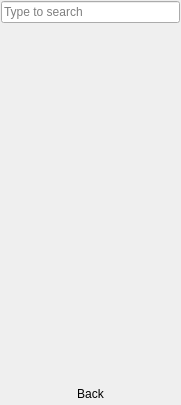
<?xml version="1.0" encoding="UTF-8"?>
<ui version="4.0">
 <class>StartMenu</class>
 <widget class="QWidget" name="StartMenu">
  <property name="geometry">
   <rect>
    <x>0</x>
    <y>0</y>
    <width>181</width>
    <height>405</height>
   </rect>
  </property>
  <property name="windowTitle">
   <string>Form</string>
  </property>
  <property name="styleSheet">
   <string notr="true">QScrollArea{background: transparent; border: none; }</string>
  </property>
  <layout class="QVBoxLayout" name="verticalLayout">
   <property name="spacing">
    <number>2</number>
   </property>
   <property name="leftMargin">
    <number>1</number>
   </property>
   <property name="topMargin">
    <number>1</number>
   </property>
   <property name="rightMargin">
    <number>1</number>
   </property>
   <property name="bottomMargin">
    <number>1</number>
   </property>
   <item>
    <widget class="QLineEdit" name="line_search">
     <property name="placeholderText">
      <string>Type to search</string>
     </property>
    </widget>
   </item>
   <item>
    <widget class="QStackedWidget" name="stackedWidget">
     <property name="currentIndex">
      <number>4</number>
     </property>
     <widget class="QWidget" name="page_main">
      <layout class="QVBoxLayout" name="verticalLayout_2">
       <property name="spacing">
        <number>2</number>
       </property>
       <property name="leftMargin">
        <number>0</number>
       </property>
       <property name="topMargin">
        <number>0</number>
       </property>
       <property name="rightMargin">
        <number>0</number>
       </property>
       <property name="bottomMargin">
        <number>0</number>
       </property>
       <item>
        <layout class="QHBoxLayout" name="horizontalLayout">
         <item>
          <widget class="QLabel" name="label_status_battery">
           <property name="sizePolicy">
            <sizepolicy hsizetype="Minimum" vsizetype="Preferred">
             <horstretch>0</horstretch>
             <verstretch>0</verstretch>
            </sizepolicy>
           </property>
           <property name="text">
            <string notr="true">bat%</string>
           </property>
          </widget>
         </item>
         <item>
          <widget class="QLabel" name="label_status_network">
           <property name="text">
            <string notr="true">netstat</string>
           </property>
          </widget>
         </item>
         <item>
          <widget class="QLabel" name="label_status">
           <property name="sizePolicy">
            <sizepolicy hsizetype="Expanding" vsizetype="Preferred">
             <horstretch>0</horstretch>
             <verstretch>0</verstretch>
            </sizepolicy>
           </property>
           <property name="text">
            <string notr="true"/>
           </property>
           <property name="alignment">
            <set>Qt::AlignRight|Qt::AlignTrailing|Qt::AlignVCenter</set>
           </property>
          </widget>
         </item>
        </layout>
       </item>
       <item>
        <widget class="Line" name="line_14">
         <property name="orientation">
          <enum>Qt::Horizontal</enum>
         </property>
        </widget>
       </item>
       <item>
        <widget class="QScrollArea" name="scroll_favs">
         <property name="contextMenuPolicy">
          <enum>Qt::CustomContextMenu</enum>
         </property>
         <property name="styleSheet">
          <string notr="true"/>
         </property>
         <property name="frameShape">
          <enum>QFrame::NoFrame</enum>
         </property>
         <property name="frameShadow">
          <enum>QFrame::Plain</enum>
         </property>
         <property name="verticalScrollBarPolicy">
          <enum>Qt::ScrollBarAsNeeded</enum>
         </property>
         <property name="horizontalScrollBarPolicy">
          <enum>Qt::ScrollBarAlwaysOff</enum>
         </property>
         <property name="sizeAdjustPolicy">
          <enum>QAbstractScrollArea::AdjustToContents</enum>
         </property>
         <property name="widgetResizable">
          <bool>true</bool>
         </property>
         <property name="alignment">
          <set>Qt::AlignLeading|Qt::AlignLeft|Qt::AlignTop</set>
         </property>
         <widget class="QWidget" name="scrollAreaWidgetContents">
          <property name="geometry">
           <rect>
            <x>0</x>
            <y>0</y>
            <width>179</width>
            <height>177</height>
           </rect>
          </property>
         </widget>
        </widget>
       </item>
       <item>
        <widget class="Line" name="line_3">
         <property name="orientation">
          <enum>Qt::Horizontal</enum>
         </property>
        </widget>
       </item>
       <item>
        <widget class="QToolButton" name="tool_launch_fm">
         <property name="sizePolicy">
          <sizepolicy hsizetype="Preferred" vsizetype="Fixed">
           <horstretch>0</horstretch>
           <verstretch>0</verstretch>
          </sizepolicy>
         </property>
         <property name="focusPolicy">
          <enum>Qt::NoFocus</enum>
         </property>
         <property name="text">
          <string>Browse Files</string>
         </property>
         <property name="iconSize">
          <size>
           <width>32</width>
           <height>32</height>
          </size>
         </property>
         <property name="toolButtonStyle">
          <enum>Qt::ToolButtonTextBesideIcon</enum>
         </property>
         <property name="autoRaise">
          <bool>true</bool>
         </property>
        </widget>
       </item>
       <item>
        <widget class="QToolButton" name="tool_goto_apps">
         <property name="sizePolicy">
          <sizepolicy hsizetype="Preferred" vsizetype="Fixed">
           <horstretch>0</horstretch>
           <verstretch>0</verstretch>
          </sizepolicy>
         </property>
         <property name="focusPolicy">
          <enum>Qt::NoFocus</enum>
         </property>
         <property name="text">
          <string>Browse Applications</string>
         </property>
         <property name="iconSize">
          <size>
           <width>32</width>
           <height>32</height>
          </size>
         </property>
         <property name="toolButtonStyle">
          <enum>Qt::ToolButtonTextBesideIcon</enum>
         </property>
         <property name="autoRaise">
          <bool>true</bool>
         </property>
        </widget>
       </item>
       <item>
        <widget class="Line" name="line">
         <property name="orientation">
          <enum>Qt::Horizontal</enum>
         </property>
        </widget>
       </item>
       <item>
        <widget class="QToolButton" name="tool_launch_controlpanel">
         <property name="sizePolicy">
          <sizepolicy hsizetype="Preferred" vsizetype="Fixed">
           <horstretch>0</horstretch>
           <verstretch>0</verstretch>
          </sizepolicy>
         </property>
         <property name="focusPolicy">
          <enum>Qt::NoFocus</enum>
         </property>
         <property name="text">
          <string>Control Panel</string>
         </property>
         <property name="iconSize">
          <size>
           <width>32</width>
           <height>32</height>
          </size>
         </property>
         <property name="toolButtonStyle">
          <enum>Qt::ToolButtonTextBesideIcon</enum>
         </property>
         <property name="autoRaise">
          <bool>true</bool>
         </property>
        </widget>
       </item>
       <item>
        <widget class="QToolButton" name="tool_goto_settings">
         <property name="sizePolicy">
          <sizepolicy hsizetype="Preferred" vsizetype="Fixed">
           <horstretch>0</horstretch>
           <verstretch>0</verstretch>
          </sizepolicy>
         </property>
         <property name="focusPolicy">
          <enum>Qt::NoFocus</enum>
         </property>
         <property name="text">
          <string>Preferences</string>
         </property>
         <property name="iconSize">
          <size>
           <width>32</width>
           <height>32</height>
          </size>
         </property>
         <property name="popupMode">
          <enum>QToolButton::InstantPopup</enum>
         </property>
         <property name="toolButtonStyle">
          <enum>Qt::ToolButtonTextBesideIcon</enum>
         </property>
         <property name="autoRaise">
          <bool>true</bool>
         </property>
        </widget>
       </item>
       <item>
        <widget class="Line" name="line_2">
         <property name="orientation">
          <enum>Qt::Horizontal</enum>
         </property>
        </widget>
       </item>
       <item>
        <layout class="QHBoxLayout" name="horizontalLayout_6">
         <item>
          <widget class="QToolButton" name="tool_goto_logout">
           <property name="sizePolicy">
            <sizepolicy hsizetype="Preferred" vsizetype="Fixed">
             <horstretch>0</horstretch>
             <verstretch>0</verstretch>
            </sizepolicy>
           </property>
           <property name="focusPolicy">
            <enum>Qt::NoFocus</enum>
           </property>
           <property name="styleSheet">
            <string notr="true">QToolButton::menu-arrow{ image: rightarrow-icon; }</string>
           </property>
           <property name="text">
            <string>Leave</string>
           </property>
           <property name="iconSize">
            <size>
             <width>32</width>
             <height>32</height>
            </size>
           </property>
           <property name="popupMode">
            <enum>QToolButton::DelayedPopup</enum>
           </property>
           <property name="toolButtonStyle">
            <enum>Qt::ToolButtonTextBesideIcon</enum>
           </property>
           <property name="autoRaise">
            <bool>true</bool>
           </property>
           <property name="arrowType">
            <enum>Qt::NoArrow</enum>
           </property>
          </widget>
         </item>
         <item>
          <widget class="QToolButton" name="tool_lock">
           <property name="focusPolicy">
            <enum>Qt::NoFocus</enum>
           </property>
           <property name="text">
            <string notr="true">lock</string>
           </property>
           <property name="iconSize">
            <size>
             <width>32</width>
             <height>32</height>
            </size>
           </property>
           <property name="autoRaise">
            <bool>true</bool>
           </property>
          </widget>
         </item>
        </layout>
       </item>
      </layout>
     </widget>
     <widget class="QWidget" name="page_apps">
      <layout class="QVBoxLayout" name="verticalLayout_3">
       <property name="spacing">
        <number>2</number>
       </property>
       <property name="leftMargin">
        <number>0</number>
       </property>
       <property name="topMargin">
        <number>0</number>
       </property>
       <property name="rightMargin">
        <number>0</number>
       </property>
       <property name="bottomMargin">
        <number>0</number>
       </property>
       <item>
        <widget class="QToolButton" name="tool_launch_store">
         <property name="sizePolicy">
          <sizepolicy hsizetype="Preferred" vsizetype="Fixed">
           <horstretch>0</horstretch>
           <verstretch>0</verstretch>
          </sizepolicy>
         </property>
         <property name="focusPolicy">
          <enum>Qt::NoFocus</enum>
         </property>
         <property name="text">
          <string>Manage Applications</string>
         </property>
         <property name="iconSize">
          <size>
           <width>32</width>
           <height>32</height>
          </size>
         </property>
         <property name="toolButtonStyle">
          <enum>Qt::ToolButtonTextBesideIcon</enum>
         </property>
         <property name="autoRaise">
          <bool>true</bool>
         </property>
        </widget>
       </item>
       <item>
        <widget class="Line" name="line_15">
         <property name="orientation">
          <enum>Qt::Horizontal</enum>
         </property>
        </widget>
       </item>
       <item>
        <widget class="QCheckBox" name="check_apps_showcats">
         <property name="focusPolicy">
          <enum>Qt::NoFocus</enum>
         </property>
         <property name="text">
          <string>Show Categories</string>
         </property>
         <property name="checked">
          <bool>true</bool>
         </property>
         <property name="tristate">
          <bool>true</bool>
         </property>
        </widget>
       </item>
       <item>
        <widget class="Line" name="line_4">
         <property name="orientation">
          <enum>Qt::Horizontal</enum>
         </property>
        </widget>
       </item>
       <item>
        <widget class="QScrollArea" name="scroll_apps">
         <property name="horizontalScrollBarPolicy">
          <enum>Qt::ScrollBarAlwaysOff</enum>
         </property>
         <property name="sizeAdjustPolicy">
          <enum>QAbstractScrollArea::AdjustToContents</enum>
         </property>
         <property name="widgetResizable">
          <bool>true</bool>
         </property>
         <widget class="QWidget" name="scrollAreaWidgetContents_2">
          <property name="geometry">
           <rect>
            <x>0</x>
            <y>0</y>
            <width>179</width>
            <height>284</height>
           </rect>
          </property>
         </widget>
        </widget>
       </item>
       <item>
        <widget class="Line" name="line_5">
         <property name="orientation">
          <enum>Qt::Horizontal</enum>
         </property>
        </widget>
       </item>
      </layout>
     </widget>
     <widget class="QWidget" name="page_settings">
      <layout class="QVBoxLayout" name="verticalLayout_9">
       <property name="spacing">
        <number>2</number>
       </property>
       <property name="leftMargin">
        <number>0</number>
       </property>
       <property name="topMargin">
        <number>0</number>
       </property>
       <property name="rightMargin">
        <number>0</number>
       </property>
       <property name="bottomMargin">
        <number>0</number>
       </property>
       <item>
        <layout class="QHBoxLayout" name="horizontalLayout_7">
         <item>
          <widget class="QToolButton" name="tool_launch_desksettings">
           <property name="sizePolicy">
            <sizepolicy hsizetype="Preferred" vsizetype="Fixed">
             <horstretch>0</horstretch>
             <verstretch>0</verstretch>
            </sizepolicy>
           </property>
           <property name="focusPolicy">
            <enum>Qt::NoFocus</enum>
           </property>
           <property name="text">
            <string>Configure Desktop</string>
           </property>
           <property name="iconSize">
            <size>
             <width>32</width>
             <height>32</height>
            </size>
           </property>
           <property name="toolButtonStyle">
            <enum>Qt::ToolButtonTextBesideIcon</enum>
           </property>
           <property name="autoRaise">
            <bool>true</bool>
           </property>
          </widget>
         </item>
         <item>
          <widget class="QToolButton" name="tool_launch_deskinfo">
           <property name="focusPolicy">
            <enum>Qt::NoFocus</enum>
           </property>
           <property name="text">
            <string notr="true">info</string>
           </property>
           <property name="iconSize">
            <size>
             <width>32</width>
             <height>32</height>
            </size>
           </property>
           <property name="autoRaise">
            <bool>true</bool>
           </property>
          </widget>
         </item>
        </layout>
       </item>
       <item>
        <widget class="Line" name="line_8">
         <property name="orientation">
          <enum>Qt::Horizontal</enum>
         </property>
        </widget>
       </item>
       <item>
        <widget class="QFrame" name="frame_audio">
         <property name="frameShape">
          <enum>QFrame::NoFrame</enum>
         </property>
         <property name="frameShadow">
          <enum>QFrame::Raised</enum>
         </property>
         <layout class="QVBoxLayout" name="verticalLayout_8">
          <property name="leftMargin">
           <number>0</number>
          </property>
          <property name="topMargin">
           <number>0</number>
          </property>
          <property name="rightMargin">
           <number>0</number>
          </property>
          <property name="bottomMargin">
           <number>0</number>
          </property>
          <item>
           <layout class="QHBoxLayout" name="horizontalLayout_5">
            <item>
             <widget class="QToolButton" name="tool_mute_audio">
              <property name="focusPolicy">
               <enum>Qt::NoFocus</enum>
              </property>
              <property name="text">
               <string notr="true"/>
              </property>
              <property name="iconSize">
               <size>
                <width>32</width>
                <height>32</height>
               </size>
              </property>
              <property name="autoRaise">
               <bool>true</bool>
              </property>
             </widget>
            </item>
            <item>
             <layout class="QVBoxLayout" name="verticalLayout_11">
              <item>
               <widget class="QSlider" name="slider_volume">
                <property name="focusPolicy">
                 <enum>Qt::NoFocus</enum>
                </property>
                <property name="maximum">
                 <number>100</number>
                </property>
                <property name="orientation">
                 <enum>Qt::Horizontal</enum>
                </property>
               </widget>
              </item>
              <item>
               <widget class="QLabel" name="label_vol">
                <property name="text">
                 <string notr="true">vol%</string>
                </property>
                <property name="alignment">
                 <set>Qt::AlignCenter</set>
                </property>
               </widget>
              </item>
             </layout>
            </item>
            <item>
             <widget class="QToolButton" name="tool_launch_mixer">
              <property name="focusPolicy">
               <enum>Qt::NoFocus</enum>
              </property>
              <property name="text">
               <string notr="true"/>
              </property>
              <property name="iconSize">
               <size>
                <width>32</width>
                <height>32</height>
               </size>
              </property>
              <property name="autoRaise">
               <bool>false</bool>
              </property>
             </widget>
            </item>
           </layout>
          </item>
          <item>
           <widget class="Line" name="line_7">
            <property name="orientation">
             <enum>Qt::Horizontal</enum>
            </property>
           </widget>
          </item>
         </layout>
        </widget>
       </item>
       <item>
        <widget class="QFrame" name="frame_bright">
         <property name="frameShape">
          <enum>QFrame::NoFrame</enum>
         </property>
         <property name="frameShadow">
          <enum>QFrame::Raised</enum>
         </property>
         <layout class="QVBoxLayout" name="verticalLayout_7">
          <property name="leftMargin">
           <number>0</number>
          </property>
          <property name="topMargin">
           <number>0</number>
          </property>
          <property name="rightMargin">
           <number>0</number>
          </property>
          <property name="bottomMargin">
           <number>0</number>
          </property>
          <item>
           <layout class="QHBoxLayout" name="horizontalLayout_3">
            <item>
             <widget class="QLabel" name="label_bright_icon">
              <property name="sizePolicy">
               <sizepolicy hsizetype="Preferred" vsizetype="Preferred">
                <horstretch>0</horstretch>
                <verstretch>0</verstretch>
               </sizepolicy>
              </property>
              <property name="minimumSize">
               <size>
                <width>32</width>
                <height>32</height>
               </size>
              </property>
              <property name="text">
               <string notr="true"/>
              </property>
              <property name="alignment">
               <set>Qt::AlignCenter</set>
              </property>
             </widget>
            </item>
            <item>
             <widget class="QSlider" name="slider_bright">
              <property name="focusPolicy">
               <enum>Qt::NoFocus</enum>
              </property>
              <property name="minimum">
               <number>10</number>
              </property>
              <property name="maximum">
               <number>100</number>
              </property>
              <property name="orientation">
               <enum>Qt::Horizontal</enum>
              </property>
             </widget>
            </item>
            <item>
             <widget class="QLabel" name="label_bright">
              <property name="text">
               <string notr="true">br%</string>
              </property>
              <property name="alignment">
               <set>Qt::AlignRight|Qt::AlignTrailing|Qt::AlignVCenter</set>
              </property>
             </widget>
            </item>
           </layout>
          </item>
          <item>
           <widget class="Line" name="line_9">
            <property name="orientation">
             <enum>Qt::Horizontal</enum>
            </property>
           </widget>
          </item>
         </layout>
        </widget>
       </item>
       <item>
        <widget class="QFrame" name="frame_wkspace">
         <property name="frameShape">
          <enum>QFrame::NoFrame</enum>
         </property>
         <property name="frameShadow">
          <enum>QFrame::Raised</enum>
         </property>
         <layout class="QVBoxLayout" name="verticalLayout_4">
          <property name="leftMargin">
           <number>0</number>
          </property>
          <property name="topMargin">
           <number>0</number>
          </property>
          <property name="rightMargin">
           <number>0</number>
          </property>
          <property name="bottomMargin">
           <number>0</number>
          </property>
          <item>
           <layout class="QHBoxLayout" name="horizontalLayout_4">
            <item>
             <widget class="QToolButton" name="tool_set_prevwkspace">
              <property name="focusPolicy">
               <enum>Qt::NoFocus</enum>
              </property>
              <property name="text">
               <string notr="true">prev</string>
              </property>
              <property name="iconSize">
               <size>
                <width>32</width>
                <height>32</height>
               </size>
              </property>
             </widget>
            </item>
            <item>
             <widget class="QLabel" name="label_wkspace">
              <property name="text">
               <string notr="true">workspace #</string>
              </property>
              <property name="alignment">
               <set>Qt::AlignCenter</set>
              </property>
             </widget>
            </item>
            <item>
             <widget class="QToolButton" name="tool_set_nextwkspace">
              <property name="focusPolicy">
               <enum>Qt::NoFocus</enum>
              </property>
              <property name="text">
               <string notr="true">next</string>
              </property>
              <property name="iconSize">
               <size>
                <width>32</width>
                <height>32</height>
               </size>
              </property>
             </widget>
            </item>
           </layout>
          </item>
          <item>
           <widget class="Line" name="line_10">
            <property name="orientation">
             <enum>Qt::Horizontal</enum>
            </property>
           </widget>
          </item>
         </layout>
        </widget>
       </item>
       <item>
        <widget class="QFrame" name="frame_locale">
         <property name="frameShape">
          <enum>QFrame::NoFrame</enum>
         </property>
         <property name="frameShadow">
          <enum>QFrame::Raised</enum>
         </property>
         <layout class="QHBoxLayout" name="horizontalLayout_2">
          <property name="leftMargin">
           <number>0</number>
          </property>
          <property name="topMargin">
           <number>0</number>
          </property>
          <property name="rightMargin">
           <number>0</number>
          </property>
          <property name="bottomMargin">
           <number>0</number>
          </property>
          <item>
           <widget class="QLabel" name="label_locale_icon">
            <property name="text">
             <string notr="true">Locale:</string>
            </property>
           </widget>
          </item>
          <item>
           <widget class="QComboBox" name="combo_locale">
            <property name="sizePolicy">
             <sizepolicy hsizetype="Expanding" vsizetype="Fixed">
              <horstretch>0</horstretch>
              <verstretch>0</verstretch>
             </sizepolicy>
            </property>
            <property name="focusPolicy">
             <enum>Qt::NoFocus</enum>
            </property>
           </widget>
          </item>
         </layout>
        </widget>
       </item>
       <item>
        <spacer name="verticalSpacer">
         <property name="orientation">
          <enum>Qt::Vertical</enum>
         </property>
         <property name="sizeHint" stdset="0">
          <size>
           <width>20</width>
           <height>161</height>
          </size>
         </property>
        </spacer>
       </item>
       <item>
        <widget class="Line" name="line_6">
         <property name="orientation">
          <enum>Qt::Horizontal</enum>
         </property>
        </widget>
       </item>
      </layout>
     </widget>
     <widget class="QWidget" name="page_leave">
      <layout class="QVBoxLayout" name="verticalLayout_6">
       <property name="spacing">
        <number>2</number>
       </property>
       <property name="leftMargin">
        <number>0</number>
       </property>
       <property name="topMargin">
        <number>0</number>
       </property>
       <property name="rightMargin">
        <number>0</number>
       </property>
       <property name="bottomMargin">
        <number>0</number>
       </property>
       <item>
        <spacer name="verticalSpacer_2">
         <property name="orientation">
          <enum>Qt::Vertical</enum>
         </property>
         <property name="sizeHint" stdset="0">
          <size>
           <width>20</width>
           <height>185</height>
          </size>
         </property>
        </spacer>
       </item>
       <item>
        <widget class="QFrame" name="frame_leave_suspend">
         <property name="frameShape">
          <enum>QFrame::NoFrame</enum>
         </property>
         <property name="frameShadow">
          <enum>QFrame::Raised</enum>
         </property>
         <layout class="QVBoxLayout" name="verticalLayout_10">
          <property name="spacing">
           <number>2</number>
          </property>
          <property name="leftMargin">
           <number>0</number>
          </property>
          <property name="topMargin">
           <number>0</number>
          </property>
          <property name="rightMargin">
           <number>0</number>
          </property>
          <property name="bottomMargin">
           <number>0</number>
          </property>
          <item>
           <widget class="QToolButton" name="tool_suspend">
            <property name="sizePolicy">
             <sizepolicy hsizetype="Preferred" vsizetype="Fixed">
              <horstretch>0</horstretch>
              <verstretch>0</verstretch>
             </sizepolicy>
            </property>
            <property name="focusPolicy">
             <enum>Qt::NoFocus</enum>
            </property>
            <property name="text">
             <string>Suspend System</string>
            </property>
            <property name="iconSize">
             <size>
              <width>32</width>
              <height>32</height>
             </size>
            </property>
            <property name="toolButtonStyle">
             <enum>Qt::ToolButtonTextBesideIcon</enum>
            </property>
            <property name="autoRaise">
             <bool>true</bool>
            </property>
           </widget>
          </item>
          <item>
           <widget class="Line" name="line_11">
            <property name="orientation">
             <enum>Qt::Horizontal</enum>
            </property>
           </widget>
          </item>
         </layout>
        </widget>
       </item>
       <item>
        <widget class="QFrame" name="frame_leave_system">
         <property name="styleSheet">
          <string notr="true">QFrame#frame_leave_system{border: none; background: transparent; }</string>
         </property>
         <property name="frameShape">
          <enum>QFrame::NoFrame</enum>
         </property>
         <property name="frameShadow">
          <enum>QFrame::Raised</enum>
         </property>
         <layout class="QVBoxLayout" name="verticalLayout_5">
          <property name="spacing">
           <number>2</number>
          </property>
          <property name="leftMargin">
           <number>0</number>
          </property>
          <property name="topMargin">
           <number>0</number>
          </property>
          <property name="rightMargin">
           <number>0</number>
          </property>
          <property name="bottomMargin">
           <number>0</number>
          </property>
          <item>
           <widget class="QToolButton" name="tool_restart">
            <property name="sizePolicy">
             <sizepolicy hsizetype="Preferred" vsizetype="Fixed">
              <horstretch>0</horstretch>
              <verstretch>0</verstretch>
             </sizepolicy>
            </property>
            <property name="focusPolicy">
             <enum>Qt::NoFocus</enum>
            </property>
            <property name="text">
             <string>Restart System</string>
            </property>
            <property name="iconSize">
             <size>
              <width>32</width>
              <height>32</height>
             </size>
            </property>
            <property name="toolButtonStyle">
             <enum>Qt::ToolButtonTextBesideIcon</enum>
            </property>
            <property name="autoRaise">
             <bool>true</bool>
            </property>
           </widget>
          </item>
          <item>
           <widget class="QToolButton" name="tool_shutdown">
            <property name="sizePolicy">
             <sizepolicy hsizetype="Preferred" vsizetype="Fixed">
              <horstretch>0</horstretch>
              <verstretch>0</verstretch>
             </sizepolicy>
            </property>
            <property name="focusPolicy">
             <enum>Qt::NoFocus</enum>
            </property>
            <property name="text">
             <string>Power Off System</string>
            </property>
            <property name="iconSize">
             <size>
              <width>32</width>
              <height>32</height>
             </size>
            </property>
            <property name="toolButtonStyle">
             <enum>Qt::ToolButtonTextBesideIcon</enum>
            </property>
            <property name="autoRaise">
             <bool>true</bool>
            </property>
           </widget>
          </item>
          <item>
           <widget class="QLabel" name="label_updating">
            <property name="text">
             <string>(System Performing Updates)</string>
            </property>
            <property name="alignment">
             <set>Qt::AlignCenter</set>
            </property>
           </widget>
          </item>
         </layout>
        </widget>
       </item>
       <item>
        <widget class="Line" name="line_13">
         <property name="orientation">
          <enum>Qt::Horizontal</enum>
         </property>
        </widget>
       </item>
       <item>
        <widget class="QToolButton" name="tool_logout">
         <property name="sizePolicy">
          <sizepolicy hsizetype="Preferred" vsizetype="Fixed">
           <horstretch>0</horstretch>
           <verstretch>0</verstretch>
          </sizepolicy>
         </property>
         <property name="focusPolicy">
          <enum>Qt::NoFocus</enum>
         </property>
         <property name="text">
          <string>Sign Out User</string>
         </property>
         <property name="iconSize">
          <size>
           <width>32</width>
           <height>32</height>
          </size>
         </property>
         <property name="toolButtonStyle">
          <enum>Qt::ToolButtonTextBesideIcon</enum>
         </property>
         <property name="autoRaise">
          <bool>true</bool>
         </property>
        </widget>
       </item>
       <item>
        <widget class="Line" name="line_12">
         <property name="orientation">
          <enum>Qt::Horizontal</enum>
         </property>
        </widget>
       </item>
      </layout>
     </widget>
     <widget class="QWidget" name="page_search">
      <layout class="QVBoxLayout" name="verticalLayout_12">
       <item>
        <widget class="QScrollArea" name="scroll_search">
         <property name="widgetResizable">
          <bool>true</bool>
         </property>
         <widget class="QWidget" name="scrollAreaWidgetContents_3">
          <property name="geometry">
           <rect>
            <x>0</x>
            <y>0</y>
            <width>161</width>
            <height>332</height>
           </rect>
          </property>
         </widget>
        </widget>
       </item>
      </layout>
     </widget>
    </widget>
   </item>
   <item>
    <widget class="QToolButton" name="tool_back">
     <property name="sizePolicy">
      <sizepolicy hsizetype="Preferred" vsizetype="Preferred">
       <horstretch>0</horstretch>
       <verstretch>0</verstretch>
      </sizepolicy>
     </property>
     <property name="focusPolicy">
      <enum>Qt::NoFocus</enum>
     </property>
     <property name="text">
      <string>Back</string>
     </property>
     <property name="iconSize">
      <size>
       <width>32</width>
       <height>32</height>
      </size>
     </property>
     <property name="toolButtonStyle">
      <enum>Qt::ToolButtonTextBesideIcon</enum>
     </property>
     <property name="autoRaise">
      <bool>true</bool>
     </property>
     <property name="arrowType">
      <enum>Qt::NoArrow</enum>
     </property>
    </widget>
   </item>
  </layout>
 </widget>
 <resources/>
 <connections/>
</ui>
